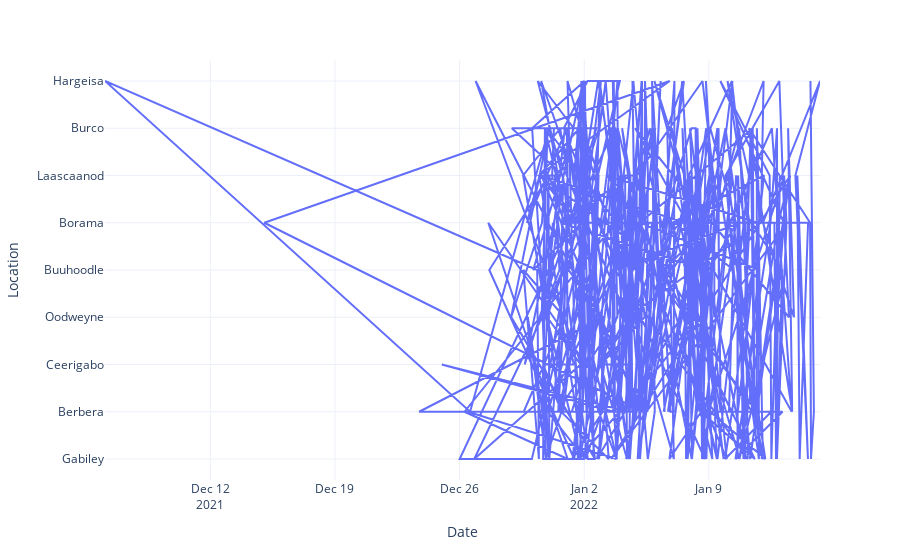

Here is the notebook cell this chart was saved with:
### Code cell
fig_date = px.line(df, x='Date', y='Location')
fig_date.show()

### Figure 1 — Plotly figure (JSON) as saved in the notebook; plotly's stock layout.template omitted (floating-point values rounded to 4 significant figures; data arrays with more than 128 entries replaced by an {"elided": "..."} marker saying what was removed)
{"data": [{"hovertemplate": "Date=%{x}<br>Location=%{y}<extra></extra>", "legendgroup": "", "line": {"color": "#636efa", "dash": "solid"}, "marker": {"symbol": "circle"}, "mode": "lines", "name": "", "orientation": "v", "showlegend": false, "type": "scatter", "x": {"elided": "468 str values"}, "xaxis": "x", "y": {"elided": "468 str values"}, "yaxis": "y"}], "layout": {"autosize": true, "legend": {"tracegroupgap": 0}, "margin": {"t": 60}, "xaxis": {"anchor": "y", "autorange": true, "domain": [0, 1], "range": ["2021-12-06 02:03:13.018", "2022-01-15 05:48:39.922"], "title": {"text": "Date"}, "type": "date"}, "yaxis": {"anchor": "x", "autorange": true, "domain": [0, 1], "range": [-0.4444, 8.444], "title": {"text": "Location"}, "type": "category"}}}
